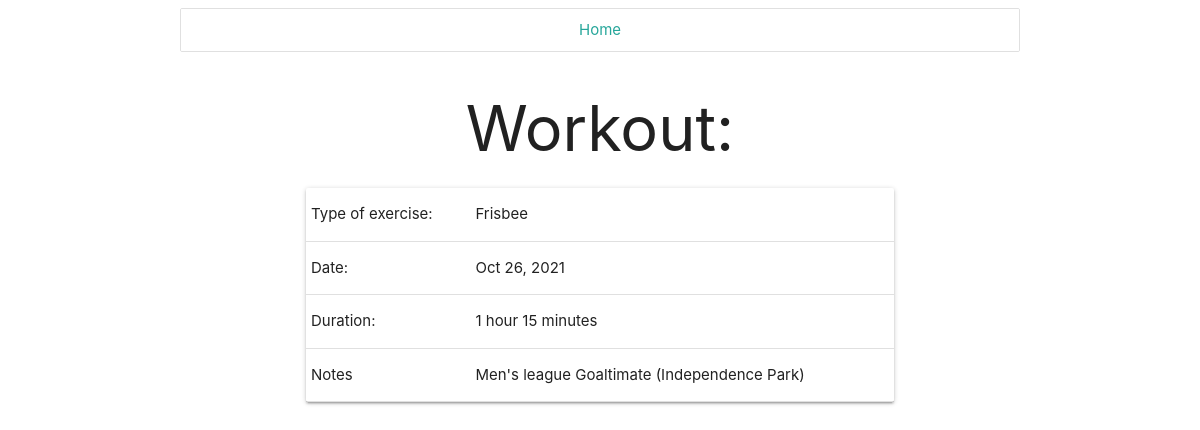
Screenshot of /workouts/6 with the database file from the repository.
### log_app/models.py (models this page shows)
class Workout(models.Model):
    type_of_exercise = models.CharField(max_length=255)
    duration = models.IntegerField()
    date = models.DateField(blank=True, null=True)
    notes = models.TextField(blank=True)
    created_at = models.DateTimeField(auto_now_add=True)
    updated_at = models.DateTimeField(auto_now=True)
    objects = WorkoutManager()

### log_app/views.py (the view)
# urls.py: path("workouts/<int:workout_id>", views.view_workout),
def view_workout(request, workout_id):
    w = Workout.objects.get(id=workout_id)
    context = {}
    context["workout_type"] = w.type_of_exercise
    context["workout_date"] = datetime.datetime.strftime(w.date, "%b %d, %Y")
    context["workout_duration"] = number_to_hours_minutes(w.duration)
    context["workout_notes"] = w.notes
    return render(request, "workout_detail.html", context)

### log_app/views.py (called while the page is built)
def number_to_hours_minutes(duration):
    output = f"{f'{duration // 60} hour' if duration >= 60 else ''}"
    output += "s " if duration >= 120 else " "
    output += f"{duration % 60} minutes"
    return output.strip()

### log_app/templates/workout_detail.html
{% extends "base.html" %}
{% block main_content %}
    <div class="container">
        <h1 class="center-align">Workout:</h1>
        <div class="card">
            <table class="striped-table">
                <tbody>
                    <tr>
                        <td>Type of exercise:</td>
                        <td>{{workout_type}}</td>
                    </tr>
                    <tr>
                        <td>Date:</td>
                        <td>{{workout_date}}</td>
                    </tr>
                    <tr>
                        <td>Duration:</td>
                        <td>{{workout_duration}}</td>
                    </tr>
                    <tr>
                        <td>Notes</td>
                        <td>{{workout_notes}}</td>
                    </tr>
                </tbody>
            </table>
        </div>
    </div>
{% endblock %}

### rows the page displays
Workout: type_of_exercise "Frisbee", date "Oct 26, 2021", notes "Men's league Goaltimate (Independence Park)"

### other values shown
{{ workout_duration }} "1 hour 15 minutes"
